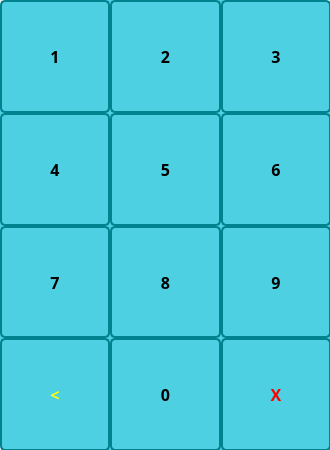
<?xml version="1.0" encoding="UTF-8"?>
<ui version="4.0">
 <class>keypad</class>
 <widget class="QWidget" name="keypad">
  <property name="geometry">
   <rect>
    <x>0</x>
    <y>0</y>
    <width>330</width>
    <height>450</height>
   </rect>
  </property>
  <property name="windowTitle">
   <string>Form</string>
  </property>
  <widget class="QWidget" name="keypad_2" native="true">
   <property name="geometry">
    <rect>
     <x>0</x>
     <y>0</y>
     <width>331</width>
     <height>451</height>
    </rect>
   </property>
   <property name="styleSheet">
    <string notr="true">QWidget {
	background-color: #4DD0E1;  /* Light blue background */
	color: #FFFFFF;  /* Black text color */
	border: 2px solid #4DD0E1;  /* Dark blue border */
	border-radius: 10px;  /* Rounded corners */
	font-size: 12px;  /* Text size */
}

QPushButton {
    background-color: #4DD0E1;  /* Light blue background */
    color: #000000;  /* Black text color */
    border: 2px solid #00838F;  /* Dark blue border */
    border-radius: 5px;  /* Rounded corners */
    font-size: 16px;  /* Text size */
}

QPushButton:pressed {
    background-color: #B2EBF2;  /* Cornflower blue when pressed */
}

QPushButton:hover {
    background-color: #4DD0E1;  /* Light sky blue on hover */
}

</string>
   </property>
   <widget class="QWidget" name="layoutWidget">
    <property name="geometry">
     <rect>
      <x>0</x>
      <y>0</y>
      <width>331</width>
      <height>451</height>
     </rect>
    </property>
    <layout class="QGridLayout" name="gridLayout">
     <property name="sizeConstraint">
      <enum>QLayout::SetDefaultConstraint</enum>
     </property>
     <property name="leftMargin">
      <number>0</number>
     </property>
     <property name="topMargin">
      <number>0</number>
     </property>
     <property name="spacing">
      <number>0</number>
     </property>
     <item row="2" column="2">
      <widget class="QPushButton" name="pb9">
       <property name="sizePolicy">
        <sizepolicy hsizetype="Expanding" vsizetype="Expanding">
         <horstretch>1</horstretch>
         <verstretch>0</verstretch>
        </sizepolicy>
       </property>
       <property name="font">
        <font>
         <family>Vazir</family>
         <pointsize>-1</pointsize>
         <weight>75</weight>
         <bold>true</bold>
        </font>
       </property>
       <property name="styleSheet">
        <string notr="true"/>
       </property>
       <property name="text">
        <string>9</string>
       </property>
      </widget>
     </item>
     <item row="3" column="1">
      <widget class="QPushButton" name="pb0">
       <property name="sizePolicy">
        <sizepolicy hsizetype="Expanding" vsizetype="Expanding">
         <horstretch>1</horstretch>
         <verstretch>0</verstretch>
        </sizepolicy>
       </property>
       <property name="font">
        <font>
         <family>Vazir</family>
         <pointsize>-1</pointsize>
         <weight>75</weight>
         <italic>false</italic>
         <bold>true</bold>
         <strikeout>false</strikeout>
         <kerning>false</kerning>
        </font>
       </property>
       <property name="styleSheet">
        <string notr="true"/>
       </property>
       <property name="text">
        <string>0</string>
       </property>
      </widget>
     </item>
     <item row="1" column="0">
      <widget class="QPushButton" name="pb4">
       <property name="sizePolicy">
        <sizepolicy hsizetype="Expanding" vsizetype="Expanding">
         <horstretch>1</horstretch>
         <verstretch>0</verstretch>
        </sizepolicy>
       </property>
       <property name="font">
        <font>
         <family>Vazir</family>
         <pointsize>-1</pointsize>
         <weight>75</weight>
         <bold>true</bold>
        </font>
       </property>
       <property name="styleSheet">
        <string notr="true"/>
       </property>
       <property name="text">
        <string>4</string>
       </property>
      </widget>
     </item>
     <item row="2" column="1">
      <widget class="QPushButton" name="pb8">
       <property name="sizePolicy">
        <sizepolicy hsizetype="Expanding" vsizetype="Expanding">
         <horstretch>1</horstretch>
         <verstretch>0</verstretch>
        </sizepolicy>
       </property>
       <property name="font">
        <font>
         <family>Vazir</family>
         <pointsize>-1</pointsize>
         <weight>75</weight>
         <bold>true</bold>
        </font>
       </property>
       <property name="styleSheet">
        <string notr="true"/>
       </property>
       <property name="text">
        <string>8</string>
       </property>
      </widget>
     </item>
     <item row="2" column="0">
      <widget class="QPushButton" name="pb7">
       <property name="sizePolicy">
        <sizepolicy hsizetype="Expanding" vsizetype="Expanding">
         <horstretch>1</horstretch>
         <verstretch>0</verstretch>
        </sizepolicy>
       </property>
       <property name="font">
        <font>
         <family>Vazir</family>
         <pointsize>-1</pointsize>
         <weight>75</weight>
         <bold>true</bold>
        </font>
       </property>
       <property name="styleSheet">
        <string notr="true"/>
       </property>
       <property name="text">
        <string>7</string>
       </property>
      </widget>
     </item>
     <item row="3" column="0">
      <widget class="QPushButton" name="pb_bs">
       <property name="sizePolicy">
        <sizepolicy hsizetype="Expanding" vsizetype="Expanding">
         <horstretch>1</horstretch>
         <verstretch>0</verstretch>
        </sizepolicy>
       </property>
       <property name="font">
        <font>
         <family>Vazir</family>
         <pointsize>-1</pointsize>
         <weight>75</weight>
         <bold>true</bold>
        </font>
       </property>
       <property name="styleSheet">
        <string notr="true">color: yellow;</string>
       </property>
       <property name="text">
        <string>&lt;</string>
       </property>
      </widget>
     </item>
     <item row="1" column="2">
      <widget class="QPushButton" name="pb6">
       <property name="sizePolicy">
        <sizepolicy hsizetype="Expanding" vsizetype="Expanding">
         <horstretch>1</horstretch>
         <verstretch>0</verstretch>
        </sizepolicy>
       </property>
       <property name="font">
        <font>
         <family>Vazir</family>
         <pointsize>-1</pointsize>
         <weight>75</weight>
         <bold>true</bold>
        </font>
       </property>
       <property name="styleSheet">
        <string notr="true"/>
       </property>
       <property name="text">
        <string>6</string>
       </property>
      </widget>
     </item>
     <item row="0" column="0">
      <widget class="QPushButton" name="pb1">
       <property name="sizePolicy">
        <sizepolicy hsizetype="Expanding" vsizetype="Expanding">
         <horstretch>1</horstretch>
         <verstretch>0</verstretch>
        </sizepolicy>
       </property>
       <property name="font">
        <font>
         <family>Vazir</family>
         <pointsize>-1</pointsize>
         <weight>75</weight>
         <bold>true</bold>
        </font>
       </property>
       <property name="styleSheet">
        <string notr="true"/>
       </property>
       <property name="text">
        <string>1</string>
       </property>
      </widget>
     </item>
     <item row="1" column="1">
      <widget class="QPushButton" name="pb5">
       <property name="sizePolicy">
        <sizepolicy hsizetype="Expanding" vsizetype="Expanding">
         <horstretch>1</horstretch>
         <verstretch>0</verstretch>
        </sizepolicy>
       </property>
       <property name="font">
        <font>
         <family>Vazir</family>
         <pointsize>-1</pointsize>
         <weight>75</weight>
         <bold>true</bold>
        </font>
       </property>
       <property name="styleSheet">
        <string notr="true"/>
       </property>
       <property name="text">
        <string>5</string>
       </property>
      </widget>
     </item>
     <item row="3" column="2">
      <widget class="QPushButton" name="pb_clear">
       <property name="sizePolicy">
        <sizepolicy hsizetype="Expanding" vsizetype="Expanding">
         <horstretch>1</horstretch>
         <verstretch>0</verstretch>
        </sizepolicy>
       </property>
       <property name="font">
        <font>
         <family>Vazir</family>
         <pointsize>-1</pointsize>
         <weight>75</weight>
         <bold>true</bold>
        </font>
       </property>
       <property name="styleSheet">
        <string notr="true">color: red;</string>
       </property>
       <property name="text">
        <string>X</string>
       </property>
      </widget>
     </item>
     <item row="0" column="1">
      <widget class="QPushButton" name="pb2">
       <property name="sizePolicy">
        <sizepolicy hsizetype="Expanding" vsizetype="Expanding">
         <horstretch>1</horstretch>
         <verstretch>0</verstretch>
        </sizepolicy>
       </property>
       <property name="font">
        <font>
         <family>Vazir</family>
         <pointsize>-1</pointsize>
         <weight>75</weight>
         <bold>true</bold>
        </font>
       </property>
       <property name="styleSheet">
        <string notr="true"/>
       </property>
       <property name="text">
        <string>2</string>
       </property>
      </widget>
     </item>
     <item row="0" column="2">
      <widget class="QPushButton" name="pb3">
       <property name="sizePolicy">
        <sizepolicy hsizetype="Expanding" vsizetype="Expanding">
         <horstretch>1</horstretch>
         <verstretch>0</verstretch>
        </sizepolicy>
       </property>
       <property name="font">
        <font>
         <family>Vazir</family>
         <pointsize>-1</pointsize>
         <weight>75</weight>
         <bold>true</bold>
        </font>
       </property>
       <property name="styleSheet">
        <string notr="true"/>
       </property>
       <property name="text">
        <string>3</string>
       </property>
      </widget>
     </item>
    </layout>
   </widget>
  </widget>
 </widget>
 <resources/>
 <connections/>
</ui>
